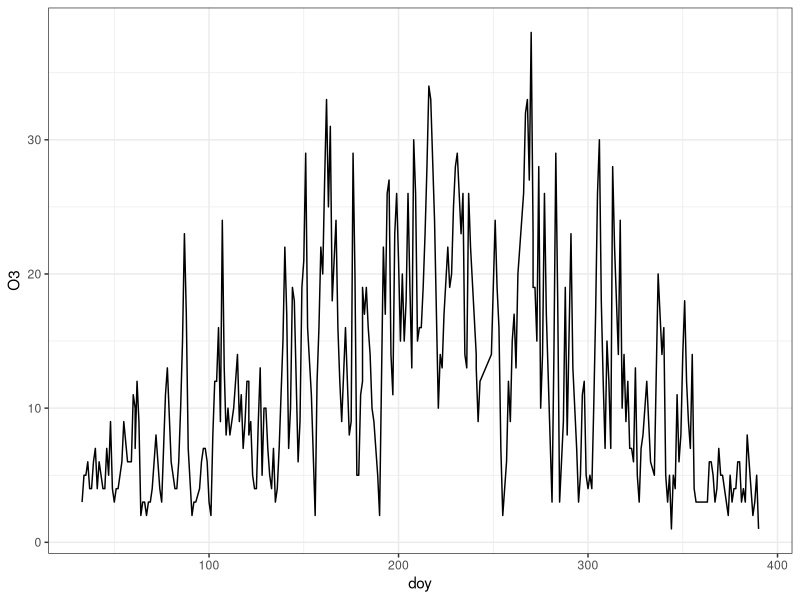
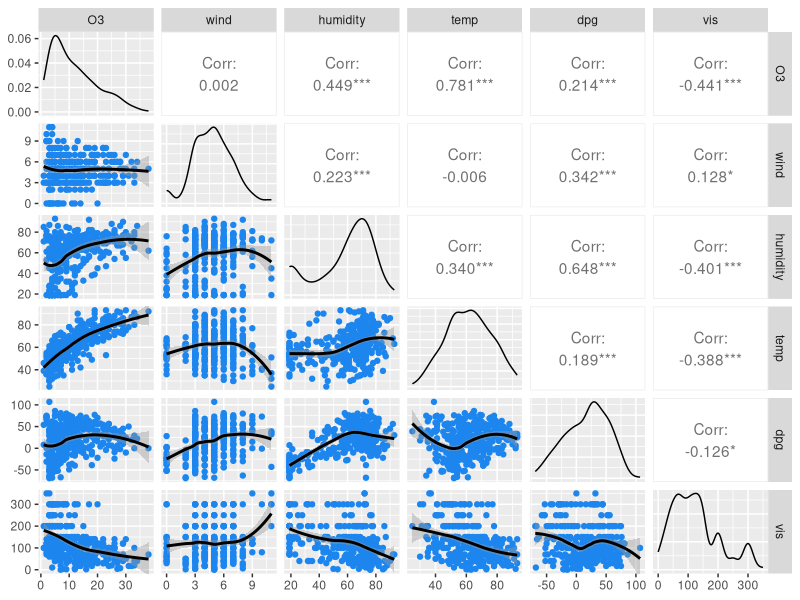
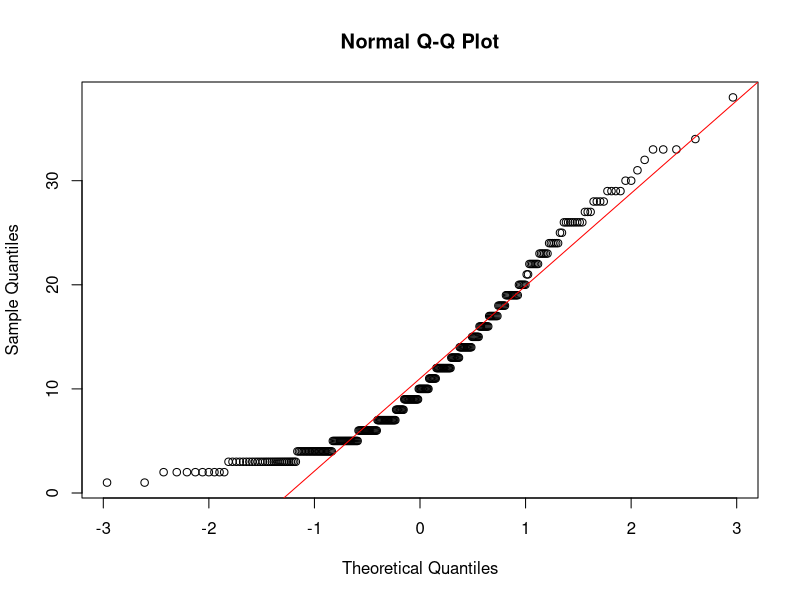
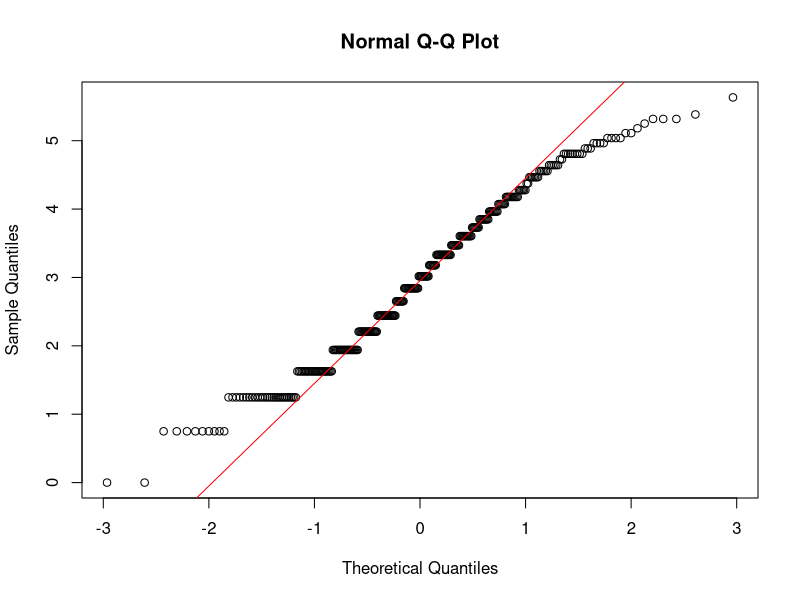
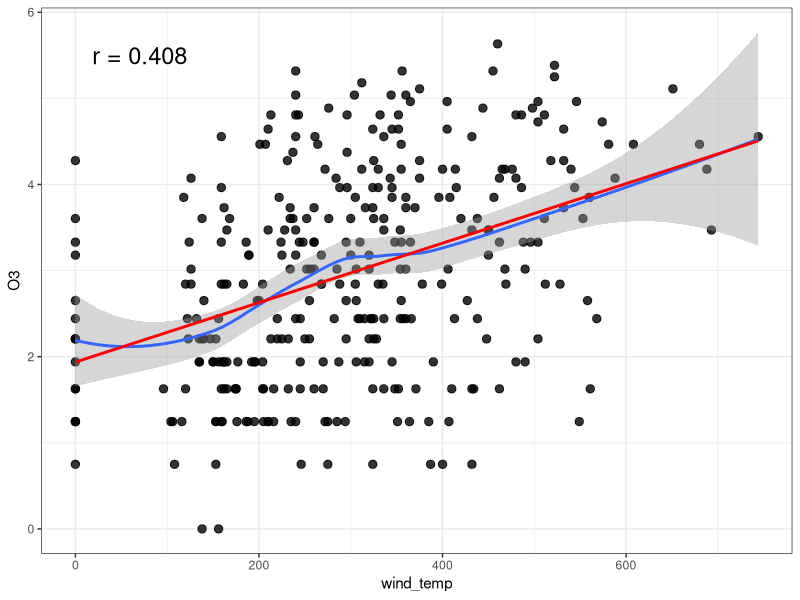
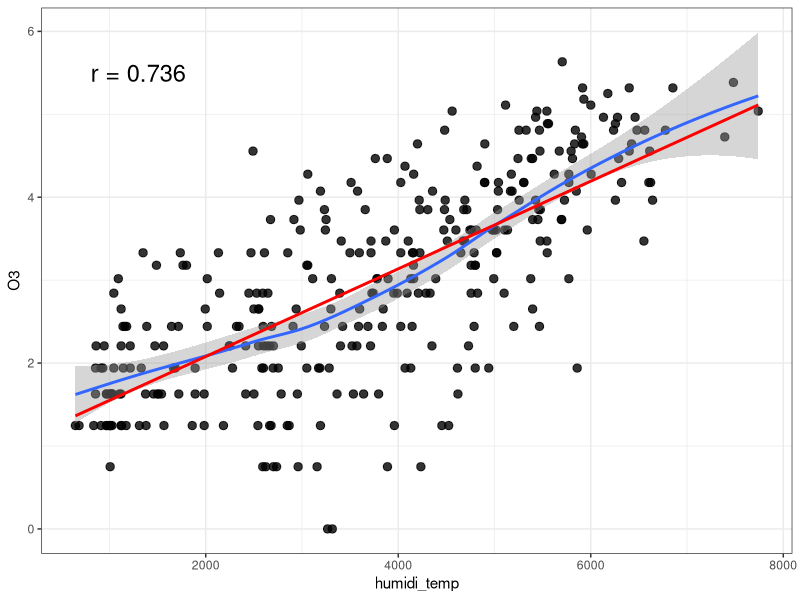
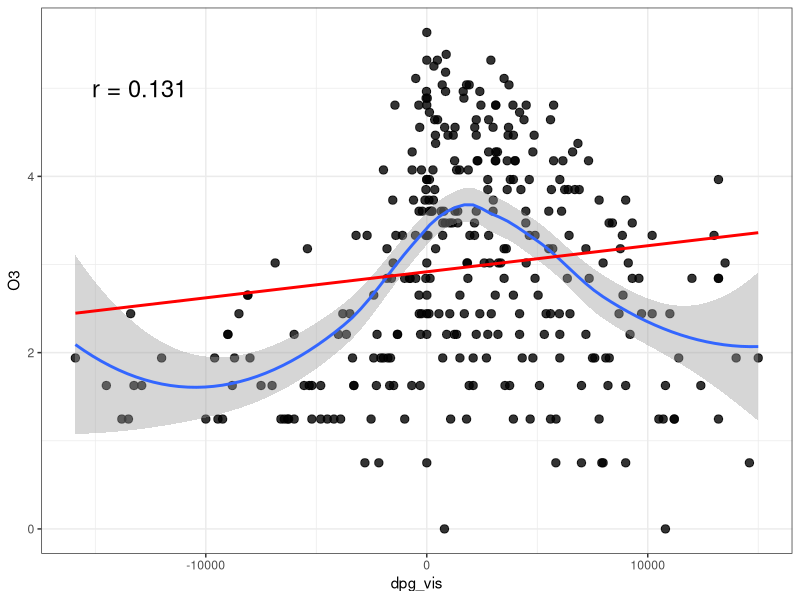

The R source for these figures, in order:
# Ozone - basic feature engineering ----
library(ggplot2)
library(GGally)
library(forecast)

ozone <- read.csv("Exercises/ozone.csv", sep = " ")

# O3 Daily maximum one-hour-average ozone reading
# wind Wind speed in LA airport (LAX)
# humidity Humidity at LAX
# temp Temperature 
# dpg Pressure gradient (mm Hg) from LAX to Daggett, CA
# vis Visibility (miles) measured at LAX
# doy Day of Year

# like a time series
ggplot(ozone, aes(doy, O3)) +
  geom_line() +
  theme_bw()

# Correlation matrix
cor(ozone) # Pearson measures only linear dependency in variables
cor(ozone, method = "spearman") #Spearman is non-parametric version of Pearson cor. coef.

# pairs - scatter plots
ggpairs(ozone[, -7], lower = list(continuous = wrap("smooth", method = "loess", color = "dodgerblue2")))

# Transformations of data
# normal?
qqnorm(ozone$O3) # Q-Q plot
qqline(ozone$O3, col = "red") # points should lie on the red line to be normal

# Box-Cox transformation - tries to transform data (vector) to more normal (Gaussian) form
# https://en.wikipedia.org/wiki/Power_transform#Box%E2%80%93Cox_transformation
power_lambda <- BoxCox.lambda(ozone$O3) # find optimal lamda
O3_boxcox <- BoxCox(ozone$O3, power_lambda)

# again check Q-Q plot for "normality" improvement
qqnorm(O3_boxcox)
qqline(O3_boxcox, col = "red")

# Interactions between independent variables and its dependecy with O3
# Windchill?
ggplot(data.frame(O3 = O3_boxcox, wind_temp = ozone$wind*ozone$temp), aes(wind_temp, O3)) +
  geom_point(alpha = 0.8, size = 2.5) +
  geom_smooth(method = "loess") +
  geom_smooth(method = "lm", col = "red", se = FALSE) +
  annotate("text", x=70, y=5.5, label= paste("r =", round(cor(O3_boxcox, ozone$wind*ozone$temp),3)), size = 6) +
  theme_bw()

# humidity and tempurature - heat index
ggplot(data.frame(O3 = O3_boxcox, humidi_temp = ozone$humidity*ozone$temp), aes(humidi_temp, O3)) +
  geom_point(alpha = 0.8, size = 2.5) +
  geom_smooth(method = "loess") +
  geom_smooth(method = "lm", col = "red", se = FALSE) +
  annotate("text", x=1300, y=5.5, label= paste("r =", round(cor(O3_boxcox, ozone$humidity*ozone$temp),3)), size = 6) +
  theme_bw()

# some nonsense
ggplot(data.frame(O3 = O3_boxcox, dpg_vis = ozone$dpg*ozone$vis), aes(dpg_vis, O3)) +
  geom_point(alpha = 0.8, size = 2.5) +
  geom_smooth(method = "loess") +
  geom_smooth(method = "lm", col = "red", se = FALSE) +
  annotate("text", x=-13000, y=5, label= paste("r =", round(cor(O3_boxcox, ozone$dpg*ozone$vis),3)), size = 6) +
  theme_bw()

# non-linear trans. of independent var.
# polynomials
head(poly(ozone$temp, 4))
